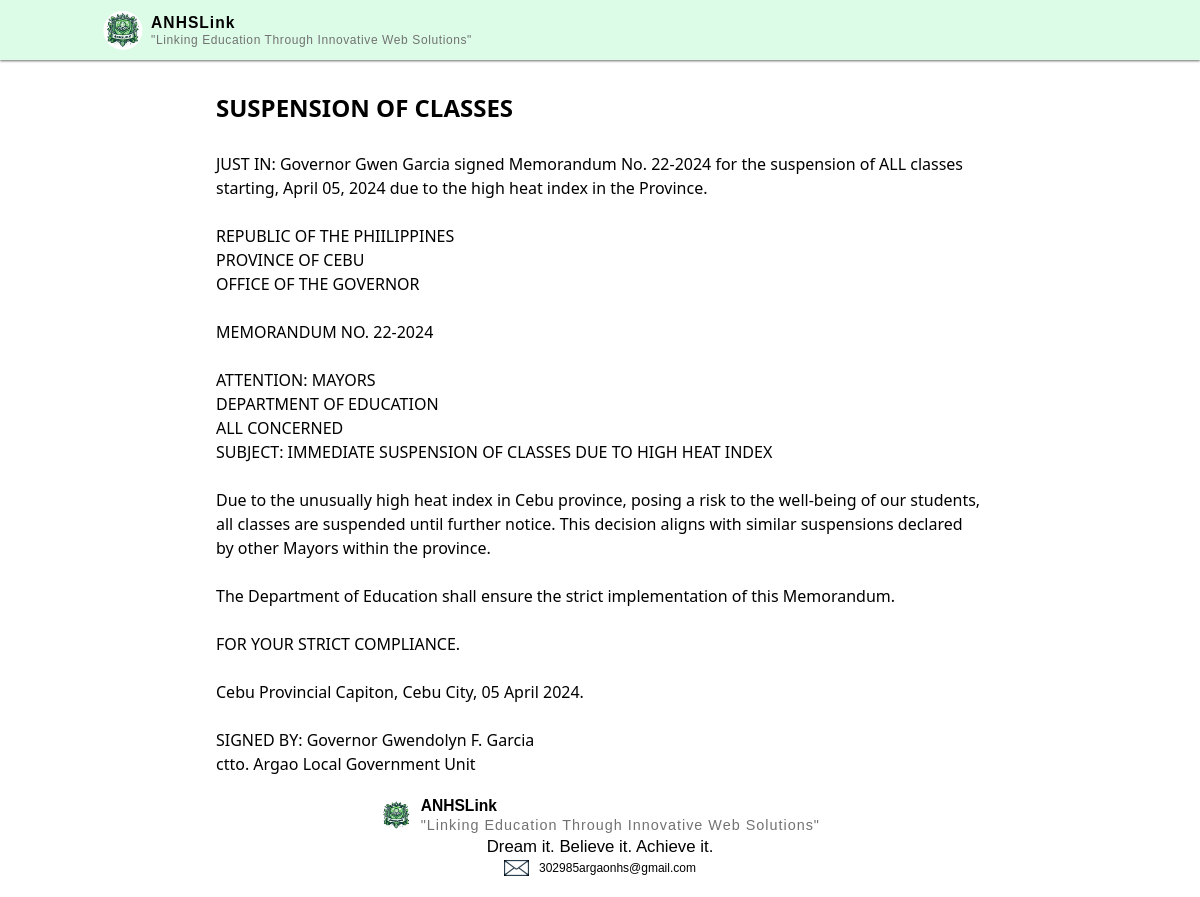
Screenshot of /post_detail/suspension-of-classes with the database file from the repository.
### main/models.py (models this page shows, shortened)
class Post(models.Model):
    author = models.ForeignKey(User, on_delete=models.CASCADE)
    title = models.CharField (max_length=200)
    description = models.TextField()
    created_at = models.DateTimeField(auto_now_add=True)
    updated_at = models.DateTimeField(auto_now=True)
    slug = models.SlugField(max_length=200, default=uuid.uuid1)
    def __str__ (self):
        return self.title + "\n" + self.description

### main/views.py (the view)
# urls.py: path("post_detail/<slug:slug>",views.post_detail, name="post_detail"),
def post_detail(request,slug):
    post = get_object_or_404(Post,slug=slug)
    return render(request, 'registration/post_detail.html',{'post':post})

### authentication/templates/registration/post_detail.html (shortened to what this page needs)
{% extends "registration/base.html" %} {%load static%} {% block body %}
<div class="mt-8 flex justify-center">
  <div class="w-full md:w-3/4 lg:w-2/3 px-4">
    <div class="text-2xl font-bold font-sans">{{post.title}}</div>
    <p class="mt-7 font-sans text-xl sm:text-base ">
      {{post.description|linebreaksbr}}
    </p>
  </div>
</div>
{% endblock%}

### authentication/static/styles/styles.css (style rules this page uses)
body { margin: 0; padding: 0; }
p { font-family: sans-serif; }

### authentication/static/css/main.css (style rules this page uses)
html, :host { line-height: 1.5; -webkit-text-size-adjust: 100%; -moz-tab-size: 4; -o-tab-size: 4; tab-size: 4; font-family: ui-sans-serif, system-ui, sans-serif, "Apple Color Emoji", "Segoe UI Emoji", "Segoe UI Symbol", "Noto Color Emoji"; font-feature-settings: normal; font-variation-settings: normal; -webkit-tap-highlight-color: transparent; }
body { margin: 0; line-height: inherit; }
blockquote, dl, dd, h1, h2, h3, h4, h5, h6, hr, figure, p, pre { margin: 0; }
.mt-7 { margin-top: 1.75rem; }
.mt-8 { margin-top: 2rem; }
.flex { display: flex; }
.w-full { width: 100%; }
.justify-center { justify-content: center; }
.px-4 { padding-left: 1rem; padding-right: 1rem; }
.font-sans { font-family: ui-sans-serif, system-ui, sans-serif, "Apple Color Emoji", "Segoe UI Emoji", "Segoe UI Symbol", "Noto Color Emoji"; }
.text-2xl { font-size: 1.5rem; line-height: 2rem; }
.text-xl { font-size: 1.25rem; line-height: 1.75rem; }
.font-bold { font-weight: 700; }
@media (min-width: 640px) { .sm\:text-base { font-size: 1rem; line-height: 1.5rem; } }
@media (min-width: 768px) { .md\:w-3\/4 { width: 75%; } }
@media (min-width: 1024px) { .lg\:w-2\/3 { width: 66.666667%; } }

### rows the page displays
Post: title "SUSPENSION OF CLASSES", description "JUST IN: Governor Gwen Garcia signed Memorandum No. 22-2024 for the suspension of ALL classes starting, April 05, 2024 due to the high heat index in the Province. REPUBLIC OF THE PHIILIPPINES PROVINCE OF CEBU OFFICE OF THE GOVERNOR MEMORANDUM NO. 22-2024 ATTENTION: MAYORS DEPARTMENT OF EDUCATION ALL CONCERNED SUBJECT: IMMEDIATE SUSPENSION OF CLASSES DUE TO HIGH HEAT INDEX Due to the unusually high heat index in Cebu province, posing a risk to the well-being of our students, all classes are suspended until further notice. This decision aligns with similar suspensions declared by other Mayors within the province. The Department of Education shall ensure the strict implementation of this…"
